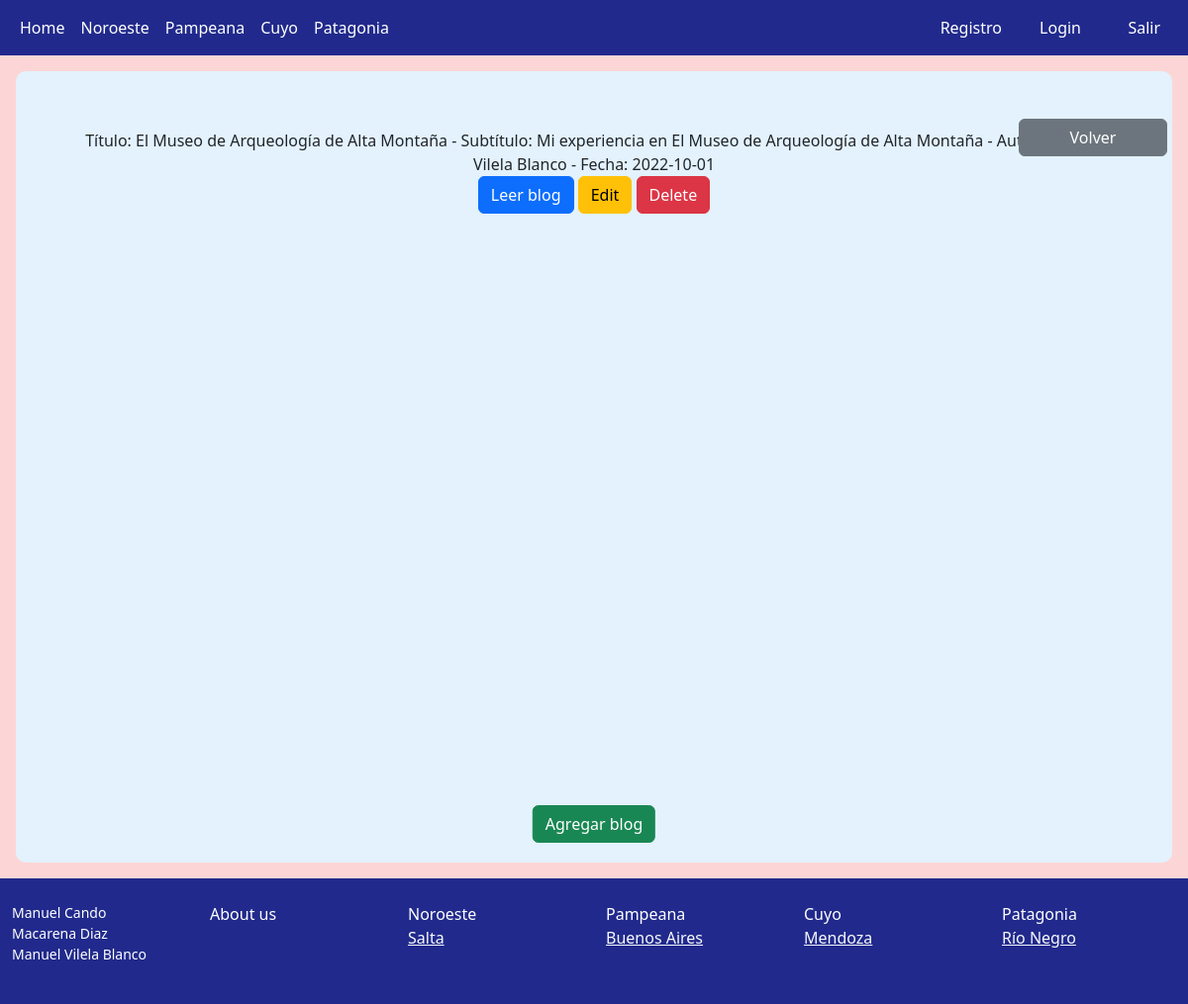
The app's page /pages/noroeste/salta/, older data.
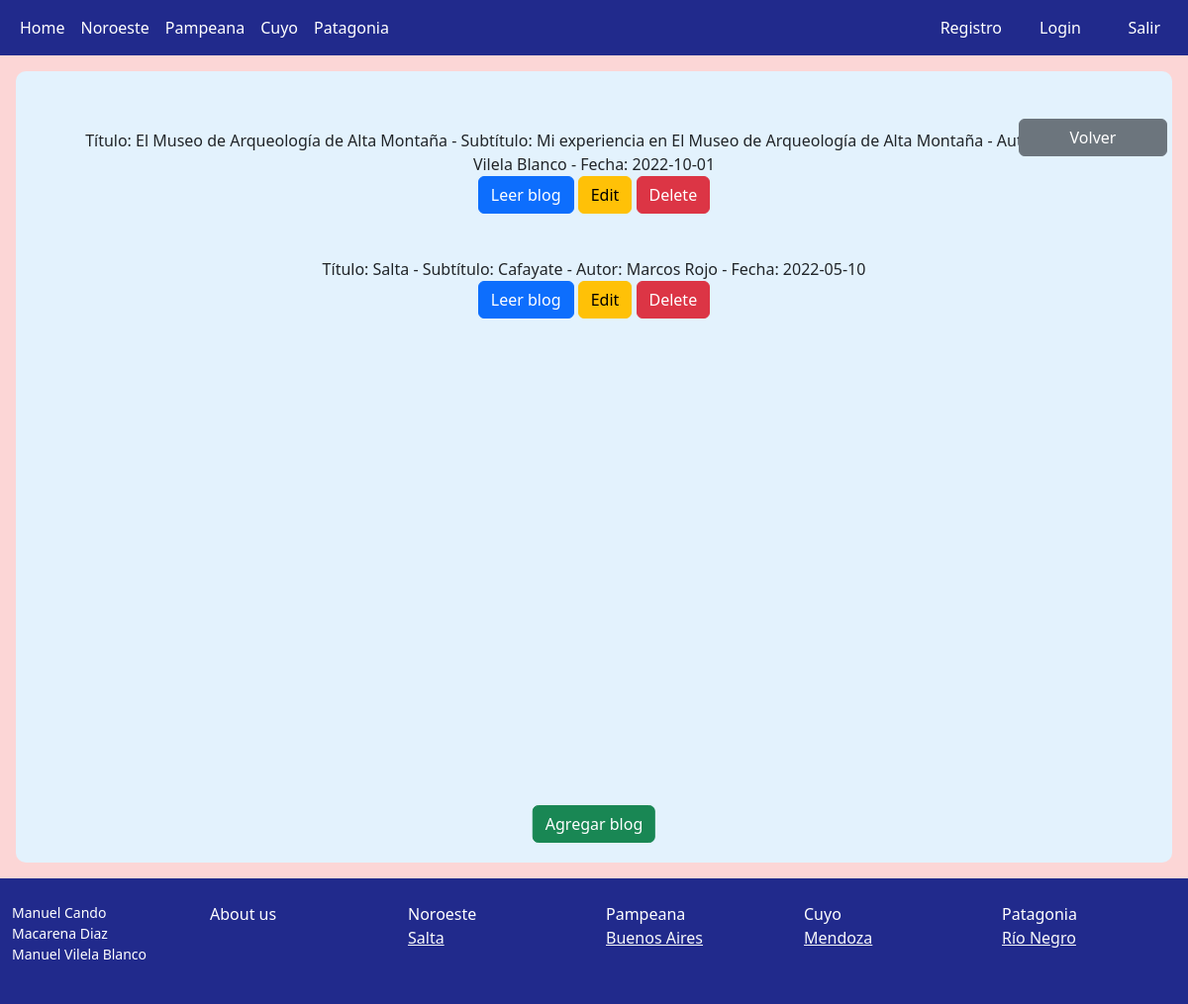
The same page, newer data.
### Modelos/models.py (models this page shows)
class BlogsSalta(models.Model):
    titulo = models.CharField(max_length=60)
    subtitulo = models.CharField(max_length=100)
    cuerpo = models.CharField(max_length=1000)
    autor = models.CharField(max_length=40)
    fecha = models.CharField(max_length=40)
    image = models.ImageField(upload_to='blogsalta', null = True, blank = True)

### Modelos/views.py (the view)
# urls.py: path("noroeste/salta/", blogssalta),
def blogssalta(request):
    blogsalta = BlogsSalta.objects.all()
    return render(request, "Noroeste/salta.html", {"blogsalta" : blogsalta})

### Modelos/template/Noroeste/salta.html (shortened to what this page needs)
{% extends "index.html" %}
{% load static %}
{% block contenido %}
<div class="flex-md-equal w-100 my-md-3 ps-md-3">
    <div class=" me-md-3 pt-3 px-3 pt-md-5 px-md-5 text-center overflow-hidden" style="background-color: #e3f2fd ; border-radius: 10px; position: relative; height: 800px">
        <a class="btn btn-secondary" style="width: 150px; position: absolute; right: 5px" href="/pages/noroeste/">Volver</a>
    {% for blog in blogsalta %}
        <div style="padding: 10px">
            Título: {{blog.titulo}} - Subtítulo: {{blog.subtitulo}} - Autor: {{blog.autor}} - Fecha: {{blog.fecha}}<br>
            <a href="/pages/noroeste/salta/leerblogSalta/{{blog.id}}" class="btn btn-primary">Leer blog</a>
            <a class="btn btn-warning" href="/pages/noroeste/salta/editarblogSalta/{{blog.id}}">Edit</a>
            <a href="/pages/noroeste/salta/borrarblogSalta/{{blog.id}}" class="btn btn-danger">Delete</a>
        </div>
        <br>
    {% endfor %}
        <div class="position-absolute bottom-0 start-50 translate-middle-x" style="padding: 20px">
            <a class="btn btn-success" href="/pages/noroeste/salta/agregarblogSalta/">Agregar blog</a>
        </div>
    </div>
</div>
{% endblock %}

Row changes from the older to the newer data that the page shows:
added BlogsSalta: titulo "Salta", subtitulo "Cafayate", autor "Marcos Rojo", fecha "2022-05-10"
